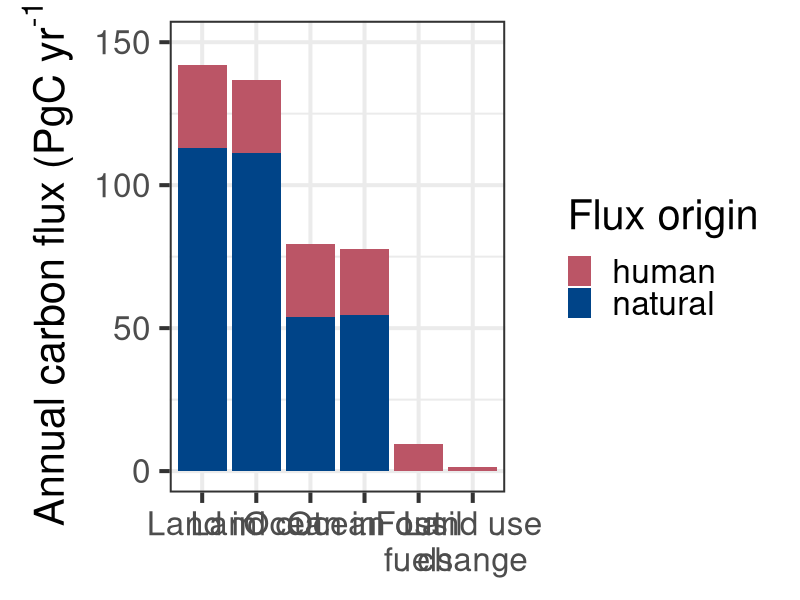
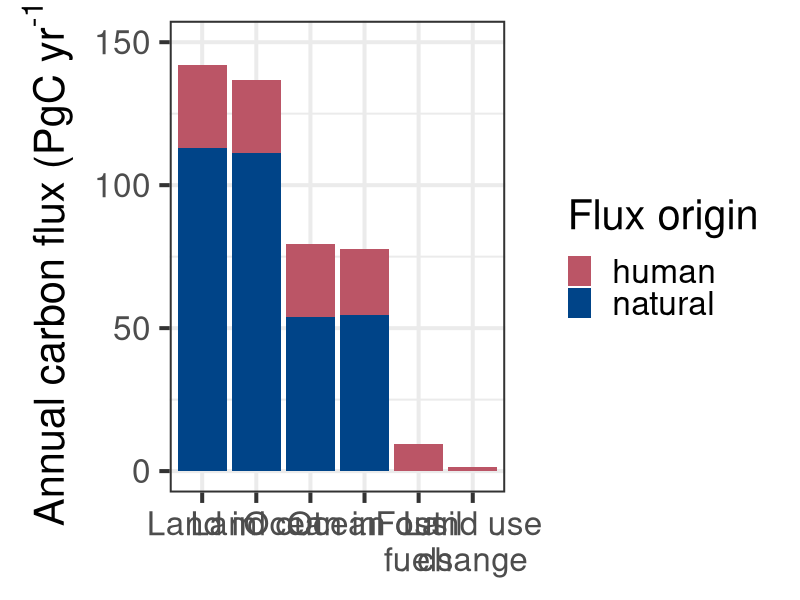

The R source for these figures, in order:
library(ggplot2)
library(stringr)

## Create flux data frame with fluxes from Fig. 5.12 in IPCC (2021)
## report "Climate Change 2021: The Physical Science Basis"
fluxes <- data.frame(flux = c("Land in", "Land out", "Ocean in", 
                              "Ocean out", "Fossil fuels", 
                              "Land use change",
                              "Land in", "Land out", "Ocean in", 
                              "Ocean out", "Fossil fuels", 
                              "Land use change"),
                     type = c(rep("natural", 6), rep("human", 6)),
                     value = c(113, 111.1, 54.0, 54.6,
                                      0, 0, 29, 25.6, 25.5, 
                                      23, 9.4, 1.6))

## Prep to order fluxes in plot
fluxes$flux <- factor(fluxes$flux, levels = c("Land in", "Land out", "Ocean in", 
                                              "Ocean out", "Fossil fuels", 
                                              "Land use change"))

## Make bar plot with human and natural fluxes stacked
ipcc.2022 <- ggplot(data = fluxes, aes(x = flux, y = value, fill = type)) +
  geom_bar(stat = "identity")  + 
  scale_x_discrete(labels = function(x) str_wrap(x, width = 10)) +
  scale_fill_manual(values = c("#BB5566", "#004488")) +
  scale_y_continuous(limits = c(0, 150), breaks = seq(0, 150, 50)) +
  labs(x = NULL,
       y = expression("Annual carbon flux (PgC yr"^"-1"*")"),
       fill = "Flux origin") +
  theme_bw(base_size = 30)

## Try to wrap fossil fuels x-axis label
ipcc.2022 + scale_x_discrete(labels = function(x) str_wrap(x, width = 10))

png("defense_ipcc_flux_figure.png", 
    height = 10, width = 16, res = 600, units = "in")
ipcc.2022
dev.off()
